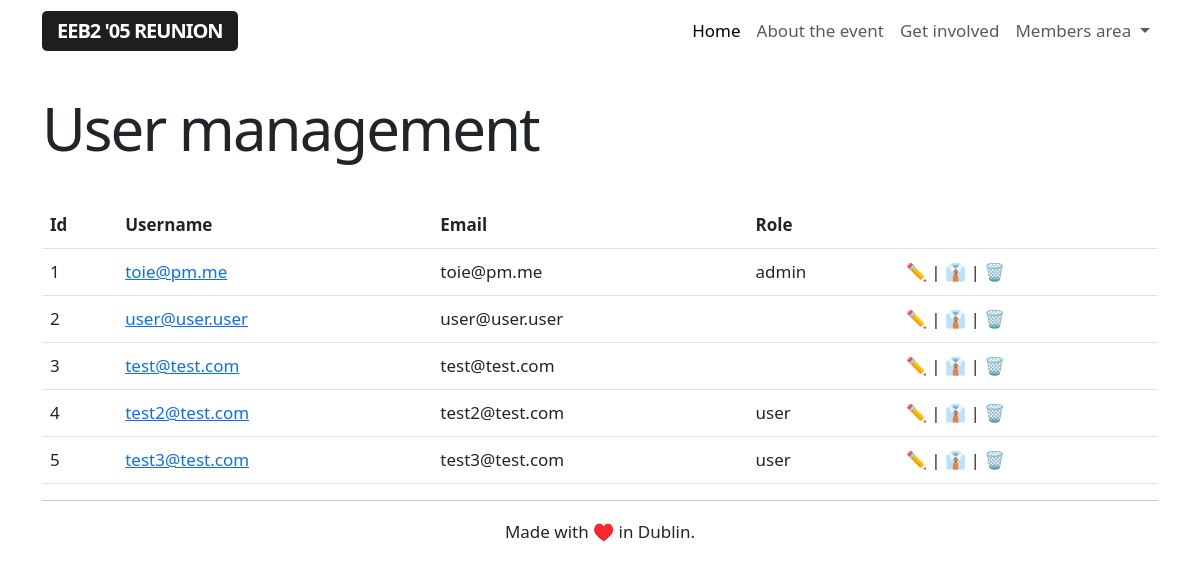
Before: /admin/users (signed in) with the older database file.
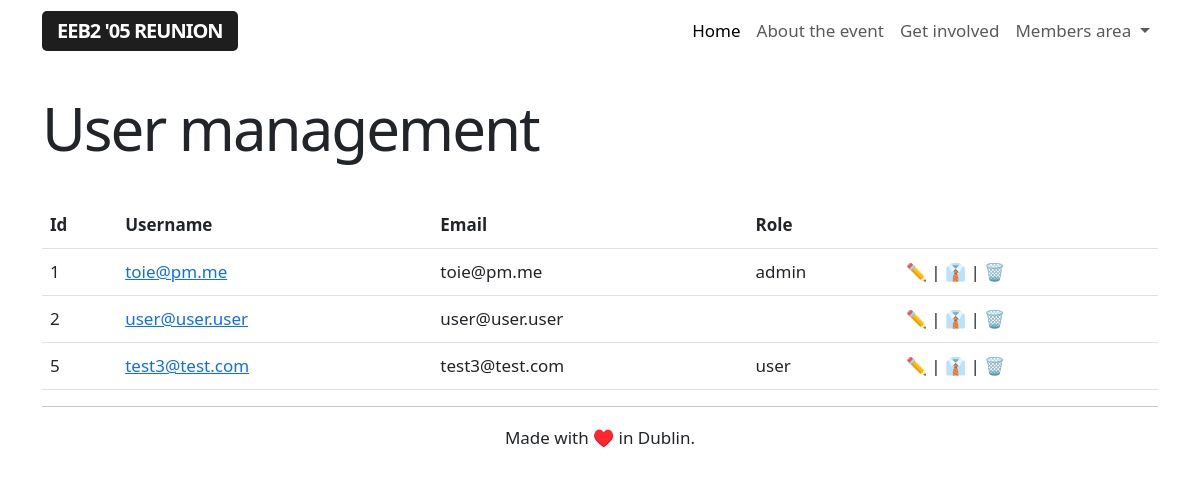
After: the same page with the newer database file.
### app/models.py (models this page shows, shortened)
class User(UserMixin, db.Model):
    id = db.Column(db.Integer, primary_key=True)
    username = db.Column(db.String(64), index=True, unique=True)
    email = db.Column(db.String(120), index=True, unique=True)
    password_hash = db.Column(db.String(128))
    role = db.Column(db.String(64), index=True, unique=False)

### app/routes.py (the view)
@app.route('/admin/users', methods=['GET'])
@login_required
def adminusermanagement():
    if current_user.role == 'admin':
        users = User.query.order_by(User.id.asc())
    else:
        flash('This is a restricted area.')
        return redirect(url_for('index'))
    return render_template("user_management.html", title='User management',
        users=users)

### app/models.py (called while the page is built)
@login.user_loader
def load_user(id):
    return User.query.get(int(id))

### app/templates/user_management.html
{% extends "base.html" %}
{% block content %}
<h1>User management</h1>
<br>
<table class="table">
    <tr>
        <th>Id</th>
        <th>Username</th>
        <th>Email</th>
        <th>Role</th>
        <th></th>
    </tr>
{% for user in users %}
    {% include '_users.html' %}
{% endfor %}
</table>
{% endblock %}

### app/templates/_users.html
<tr>
    <td>{{ user.id }}</td>
    <td><a href="#">{{ user.username }}</td>
    <td>{{ user.email }}</td>
    <td>{{ user.role }}</td>
    <td><a class="nolinkdecoration" href="#">✏️</a> | <a class="nolinkdecoration" href="{{ url_for('toggleadmin', userid = user.id) }}">👔</a> | <a class="nolinkdecoration" href="{{ url_for('delete_user', userid=user.id) }}">🗑️</td>
</tr>

Changed rows visible on the page:
removed User: id "3", username "test@test.com", email "test@test.com"
removed User: id "4", username "test2@test.com", email "test2@test.com", role "user"
